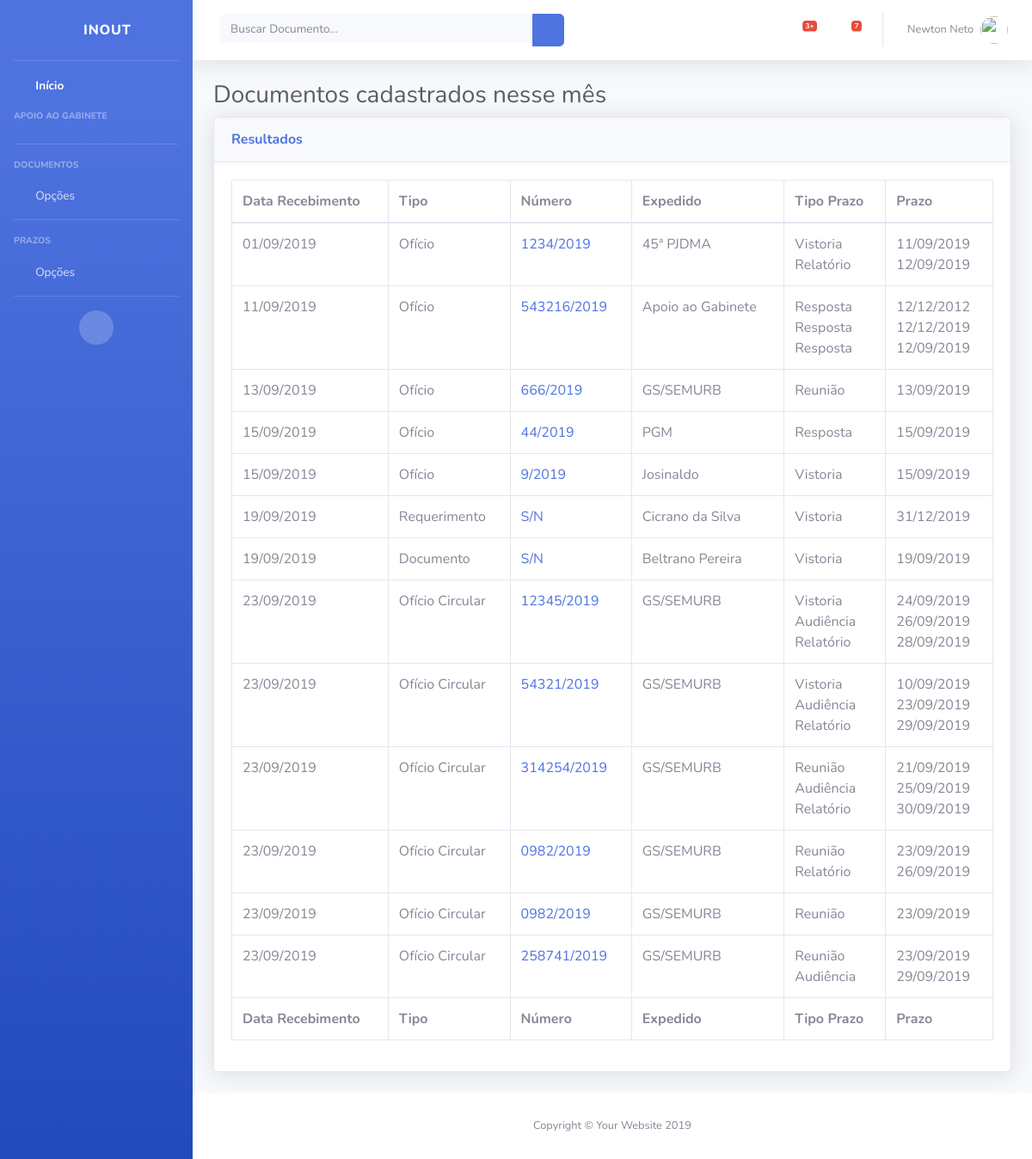
/listar_documentos_do_mes, run on the app's committed database.
### inout/models.py (models this page shows, shortened)
class Documento(models.Model):
	data_de_entrada = models.DateTimeField('Data de Entrada')
	tipo_de_documento = models.CharField(max_length = 30)
	numero_do_documento = models.CharField(max_length = 30)
	orgao_expedidor_do_documento = models.CharField(max_length = 150)
	assunto_do_documento = models.CharField(max_length = 1000)
	despacho_do_documento = models.CharField(max_length = 200)
	numero_do_processo = models.CharField(max_length = 30)

class Prazo(models.Model):
	documento = models.ForeignKey(Documento, on_delete = models.CASCADE)
	tipo_de_prazo = models.CharField(max_length = 20)
	data_do_prazo = models.DateTimeField('Prazo')
	prazo_encerrado = models.BooleanField(default = False)

### inout/views.py (the view)
# urls.py: path('listar_documentos_do_mes', views.listar_documentos_do_mes, name = 'listar_documentos_do_mes'),
def listar_documentos_do_mes(request):
	feitos_mes = documentos_do_mes()
	contexto = {
		'titulo': "Documentos cadastrados nesse mês",
		'lista_de_documentos': feitos_mes,
	}
	return render(request, 'inout/listardocumentos.html', contexto)

### inout/views.py (called while the page is built)
def documentos_do_mes():
	feitos_mes = Documento.objects.filter(data_de_entrada__month = datetime.date.today().month)
	return feitos_mes

### inout/templates/inout/listardocumentos.html
{% load staticfiles %}
{% include "header.html" %}
        <div class="container-fluid">
          <h1 class="h3 mb-2 text-gray-800">{{ titulo }}</h1>
          <div class="card shadow mb-4">
            <div class="card-header py-3">
              <h6 class="m-0 font-weight-bold text-primary">Resultados</h6>
            </div>
            <div class="card-body">
              <div class="table-responsive">
                <table class="table table-bordered" id="dataTable" width="100%" cellspacing="0">
                  <thead>
                    <tr>
                      <th>Data Recebimento</th>
                      <th>Tipo</th>
                      <th>Número</th>
                      <th>Expedido</th>
                      <th>Tipo Prazo</th>
                      <th>Prazo</th>
                    </tr>
                  </thead>
                  <tfoot>
                    <tr>
                      <th>Data Recebimento</th>
                      <th>Tipo</th>
                      <th>Número</th>
                      <th>Expedido</th>
                      <th>Tipo Prazo</th>
                      <th>Prazo</th>
                    </tr>
                  </tfoot>
                  <tbody>
                    {% for documento in lista_de_documentos %}
                      <tr>
                        <td>{{ documento.data_de_entrada|date:'d/m/Y' }}</td>
                        <td>{{ documento.tipo_de_documento }}</a></td>
                        <td><a href="{% url 'inout:detalhesdocumento' documento.id %}">{{ documento.numero_do_documento }}</a></td>
                        <td>{{ documento.orgao_expedidor_do_documento }}</td>
                        <td>{% for prazo in documento.prazo_set.all %}
                          {% if prazo.data_do_prazo|date:'d/m/Y' != timezone.now|date:'d/m/Y' %}
                            {{ prazo.tipo_de_prazo }}
                          {% endif %}
                          <br/>
                        {% endfor %}</td>
                        <td>{% for prazo in documento.prazo_set.all %}
                          {{ prazo.data_do_prazo|date:'d/m/Y' }}
                          <br/>
                        {% endfor %}</td>
                      </tr>
                    {% endfor %}
                  </tbody>
                </table>
              </div>
            </div>
          </div>
        </div>
      </div>
{% include "footer.html" %}

### data on the page
Documento: data_de_entrada "01/09/2019", tipo_de_documento "Ofício", numero_do_documento "1234/2019", orgao_expedidor_do_documento "45ª PJDMA"
Prazo: tipo_de_prazo "Vistoria", data_do_prazo "11/09/2019"
Prazo: tipo_de_prazo "Relatório", data_do_prazo "12/09/2019"
Documento: data_de_entrada "11/09/2019", tipo_de_documento "Ofício", numero_do_documento "543216/2019", orgao_expedidor_do_documento "Apoio ao Gabinete"
Prazo: tipo_de_prazo "Resposta", data_do_prazo "12/12/2012"
Prazo: tipo_de_prazo "Resposta", data_do_prazo "12/12/2019"
Prazo: tipo_de_prazo "Resposta", data_do_prazo "12/09/2019"
Documento: data_de_entrada "13/09/2019", tipo_de_documento "Ofício", numero_do_documento "666/2019", orgao_expedidor_do_documento "GS/SEMURB"
Prazo: tipo_de_prazo "Reunião", data_do_prazo "13/09/2019"
Documento: data_de_entrada "15/09/2019", tipo_de_documento "Ofício", numero_do_documento "44/2019", orgao_expedidor_do_documento "PGM"
Prazo: tipo_de_prazo "Resposta", data_do_prazo "15/09/2019"
Documento: data_de_entrada "15/09/2019", tipo_de_documento "Ofício", numero_do_documento "9/2019", orgao_expedidor_do_documento "Josinaldo"
Prazo: tipo_de_prazo "Vistoria", data_do_prazo "15/09/2019"
Documento: data_de_entrada "19/09/2019", tipo_de_documento "Requerimento", numero_do_documento "S/N", orgao_expedidor_do_documento "Cicrano da Silva"
Prazo: tipo_de_prazo "Vistoria", data_do_prazo "31/12/2019"
Documento: data_de_entrada "19/09/2019", tipo_de_documento "Documento", numero_do_documento "S/N", orgao_expedidor_do_documento "Beltrano Pereira"
Prazo: tipo_de_prazo "Vistoria", data_do_prazo "19/09/2019"
Documento: data_de_entrada "23/09/2019", tipo_de_documento "Ofício Circular", numero_do_documento "12345/2019", orgao_expedidor_do_documento "GS/SEMURB"
Prazo: tipo_de_prazo "Vistoria", data_do_prazo "24/09/2019"
Prazo: tipo_de_prazo "Audiência", data_do_prazo "26/09/2019"
Prazo: tipo_de_prazo "Relatório", data_do_prazo "28/09/2019"
Documento: data_de_entrada "23/09/2019", tipo_de_documento "Ofício Circular", numero_do_documento "54321/2019", orgao_expedidor_do_documento "GS/SEMURB"
Prazo: tipo_de_prazo "Vistoria", data_do_prazo "10/09/2019"
Prazo: tipo_de_prazo "Audiência", data_do_prazo "23/09/2019"
Prazo: tipo_de_prazo "Relatório", data_do_prazo "29/09/2019"
Documento: data_de_entrada "23/09/2019", tipo_de_documento "Ofício Circular", numero_do_documento "314254/2019", orgao_expedidor_do_documento "GS/SEMURB"
Prazo: tipo_de_prazo "Reunião", data_do_prazo "21/09/2019"
Prazo: tipo_de_prazo "Audiência", data_do_prazo "25/09/2019"
Prazo: tipo_de_prazo "Relatório", data_do_prazo "30/09/2019"
Documento: data_de_entrada "23/09/2019", tipo_de_documento "Ofício Circular", numero_do_documento "0982/2019", orgao_expedidor_do_documento "GS/SEMURB"
Prazo: tipo_de_prazo "Reunião", data_do_prazo "23/09/2019"
Prazo: tipo_de_prazo "Relatório", data_do_prazo "26/09/2019"
Documento: data_de_entrada "23/09/2019", tipo_de_documento "Ofício Circular", numero_do_documento "0982/2019", orgao_expedidor_do_documento "GS/SEMURB"
Prazo: tipo_de_prazo "Reunião", data_do_prazo "23/09/2019"
Documento: data_de_entrada "23/09/2019", tipo_de_documento "Ofício Circular", numero_do_documento "258741/2019", orgao_expedidor_do_documento "GS/SEMURB"
Prazo: tipo_de_prazo "Reunião", data_do_prazo "23/09/2019"
Prazo: tipo_de_prazo "Audiência", data_do_prazo "29/09/2019"

### other printed values
{{ titulo }} "Documentos cadastrados nesse mês"
